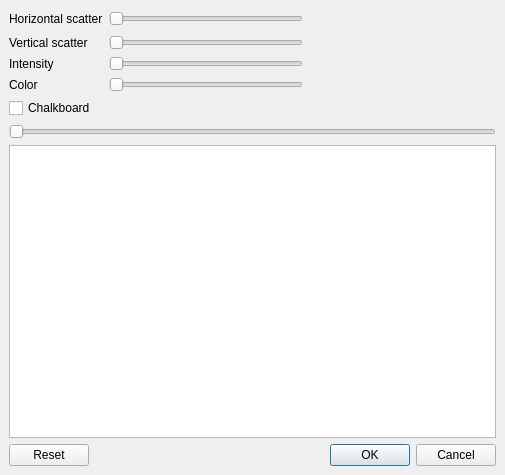
<?xml version="1.0" encoding="UTF-8"?>
<ui version="4.0">
 <class>artCharcoalDialog</class>
 <widget class="QDialog" name="artCharcoalDialog">
  <property name="geometry">
   <rect>
    <x>0</x>
    <y>0</y>
    <width>505</width>
    <height>475</height>
   </rect>
  </property>
  <property name="windowTitle">
   <string>Charcoal / Chalkboard</string>
  </property>
  <layout class="QVBoxLayout" name="verticalLayout">
   <property name="spacing">
    <number>6</number>
   </property>
   <property name="leftMargin">
    <number>9</number>
   </property>
   <property name="topMargin">
    <number>9</number>
   </property>
   <property name="rightMargin">
    <number>9</number>
   </property>
   <property name="bottomMargin">
    <number>9</number>
   </property>
   <item>
    <layout class="QGridLayout" name="gridLayout">
     <property name="leftMargin">
      <number>0</number>
     </property>
     <property name="topMargin">
      <number>0</number>
     </property>
     <property name="rightMargin">
      <number>0</number>
     </property>
     <property name="bottomMargin">
      <number>0</number>
     </property>
     <item row="2" column="0">
      <widget class="QLabel" name="labelIntensity">
       <property name="text">
        <string>Intensity</string>
       </property>
      </widget>
     </item>
     <item row="3" column="1">
      <widget class="ADM_SliderIndicator" name="horizontalSliderColor">
       <property name="sizePolicy">
        <sizepolicy hsizetype="Expanding" vsizetype="Fixed">
         <horstretch>0</horstretch>
         <verstretch>0</verstretch>
        </sizepolicy>
       </property>
       <property name="maximum">
        <number>100</number>
       </property>
       <property name="orientation">
        <enum>Qt::Horizontal</enum>
       </property>
      </widget>
     </item>
     <item row="3" column="0">
      <widget class="QLabel" name="labelColor">
       <property name="text">
        <string>Color</string>
       </property>
      </widget>
     </item>
     <item row="0" column="1">
      <widget class="ADM_SliderIndicator" name="horizontalSliderScatterX">
       <property name="sizePolicy">
        <sizepolicy hsizetype="Expanding" vsizetype="Fixed">
         <horstretch>0</horstretch>
         <verstretch>0</verstretch>
        </sizepolicy>
       </property>
       <property name="minimum">
        <number>0</number>
       </property>
       <property name="maximum">
        <number>10</number>
       </property>
       <property name="pageStep">
        <number>1</number>
       </property>
       <property name="orientation">
        <enum>Qt::Horizontal</enum>
       </property>
      </widget>
     </item>
     <item row="1" column="0">
      <widget class="QLabel" name="labelVScatter">
       <property name="text">
        <string>Vertical scatter</string>
       </property>
      </widget>
     </item>
     <item row="0" column="0">
      <widget class="QLabel" name="labelHScatter">
       <property name="text">
        <string>Horizontal scatter</string>
       </property>
      </widget>
     </item>
     <item row="1" column="1">
      <widget class="ADM_SliderIndicator" name="horizontalSliderScatterY">
       <property name="sizePolicy">
        <sizepolicy hsizetype="Expanding" vsizetype="Fixed">
         <horstretch>0</horstretch>
         <verstretch>0</verstretch>
        </sizepolicy>
       </property>
       <property name="minimum">
        <number>0</number>
       </property>
       <property name="maximum">
        <number>10</number>
       </property>
       <property name="pageStep">
        <number>1</number>
       </property>
       <property name="orientation">
        <enum>Qt::Horizontal</enum>
       </property>
      </widget>
     </item>
     <item row="2" column="1">
      <widget class="ADM_SliderIndicator" name="horizontalSliderIntensity">
       <property name="sizePolicy">
        <sizepolicy hsizetype="Expanding" vsizetype="Fixed">
         <horstretch>0</horstretch>
         <verstretch>0</verstretch>
        </sizepolicy>
       </property>
       <property name="maximum">
        <number>100</number>
       </property>
       <property name="orientation">
        <enum>Qt::Horizontal</enum>
       </property>
      </widget>
     </item>
     <item row="0" column="2">
      <spacer name="horizontalSpacer">
       <property name="orientation">
        <enum>Qt::Horizontal</enum>
       </property>
       <property name="sizeHint" stdset="0">
        <size>
         <width>40</width>
         <height>20</height>
        </size>
       </property>
      </spacer>
     </item>
    </layout>
   </item>
   <item>
    <widget class="QCheckBox" name="checkBoxInvert">
     <property name="sizePolicy">
      <sizepolicy hsizetype="Minimum" vsizetype="Fixed">
       <horstretch>0</horstretch>
       <verstretch>0</verstretch>
      </sizepolicy>
     </property>
     <property name="text">
      <string>Chalkboard</string>
     </property>
    </widget>
   </item>
   <item>
    <layout class="QHBoxLayout" name="toolboxLayout"/>
   </item>
   <item>
    <widget class="ADM_QSlider" name="horizontalSlider">
     <property name="orientation">
      <enum>Qt::Horizontal</enum>
     </property>
    </widget>
   </item>
   <item>
    <widget class="QGraphicsView" name="graphicsView">
     <property name="focusPolicy">
      <enum>Qt::NoFocus</enum>
     </property>
    </widget>
   </item>
   <item>
    <widget class="QDialogButtonBox" name="buttonBox">
     <property name="orientation">
      <enum>Qt::Horizontal</enum>
     </property>
     <property name="standardButtons">
      <set>QDialogButtonBox::Cancel|QDialogButtonBox::Ok|QDialogButtonBox::Reset</set>
     </property>
    </widget>
   </item>
  </layout>
 </widget>
 <customwidgets>
  <customwidget>
   <class>ADM_QSlider</class>
   <extends>QSlider</extends>
   <header>ADM_toolkitQt.h</header>
  </customwidget>
  <customwidget>
   <class>ADM_SliderIndicator</class>
   <extends>QSlider</extends>
   <header>ADM_toolkitQt.h</header>
  </customwidget>
 </customwidgets>
 <resources/>
 <connections>
  <connection>
   <sender>buttonBox</sender>
   <signal>accepted()</signal>
   <receiver>artCharcoalDialog</receiver>
   <slot>accept()</slot>
   <hints>
    <hint type="sourcelabel">
     <x>248</x>
     <y>254</y>
    </hint>
    <hint type="destinationlabel">
     <x>157</x>
     <y>274</y>
    </hint>
   </hints>
  </connection>
  <connection>
   <sender>buttonBox</sender>
   <signal>rejected()</signal>
   <receiver>artCharcoalDialog</receiver>
   <slot>reject()</slot>
   <hints>
    <hint type="sourcelabel">
     <x>316</x>
     <y>260</y>
    </hint>
    <hint type="destinationlabel">
     <x>286</x>
     <y>274</y>
    </hint>
   </hints>
  </connection>
 </connections>
</ui>
